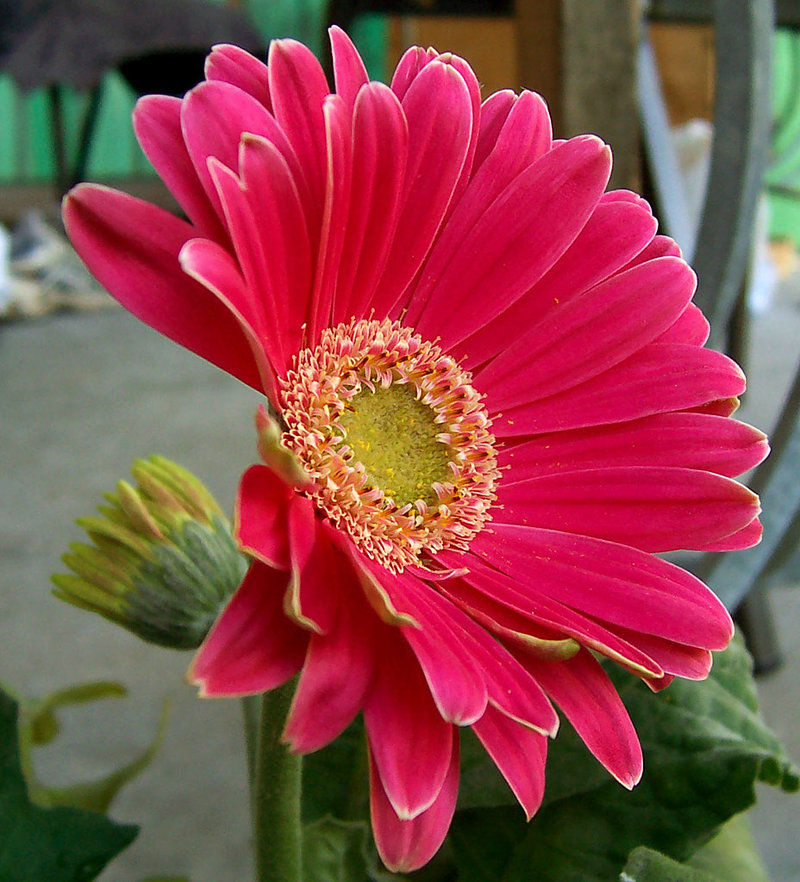
#> input picture artificial-intelligence/flower.png, 800 x 882 px, shrunk from 928 x 1024 before the run
$ jupyter execute image_processing.ipynb
#> lines starting #> are read from the running program, lines starting #| are printed output that depends on the picture
[cell 1]
import cv2
import seaborn
from matplotlib import pyplot

[cell 2]
image = cv2.imread("flower.png")
#> image is the input picture: shape (882, 800, 3); mean B, G, R 72.3, 68.9, 140.5

[cell 3]
pyplot.imshow(image)
pyplot.axis("off")
image = cv2.cvtColor(image, cv2.COLOR_BGR2RGB)

[cell 4]
red = image.copy()[:, :, 0]
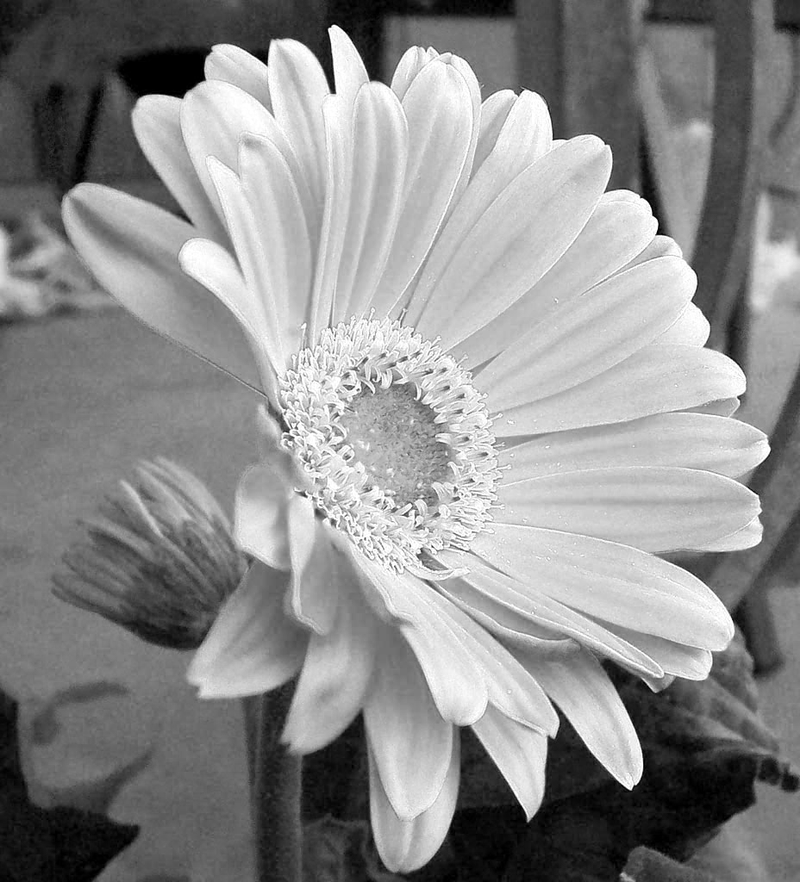
#> red: shape (882, 800); min 0, max 255, mean 140.5
green = image.copy()[:, :, 1]
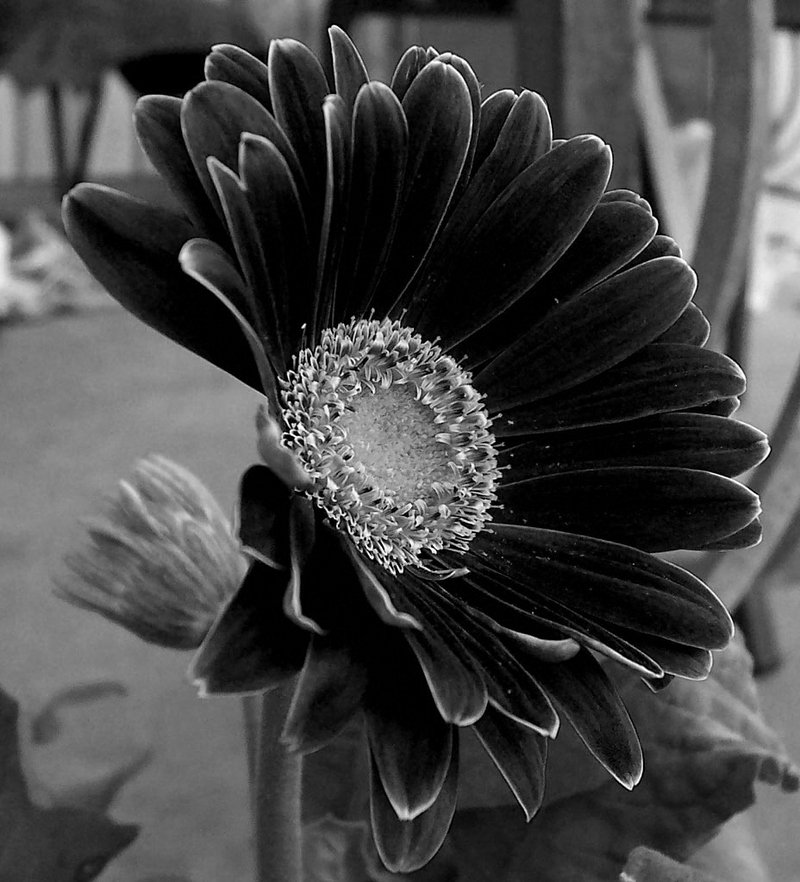
#> green: shape (882, 800); min 0, max 255, mean 68.9
blue = image.copy()[:, :, 2]
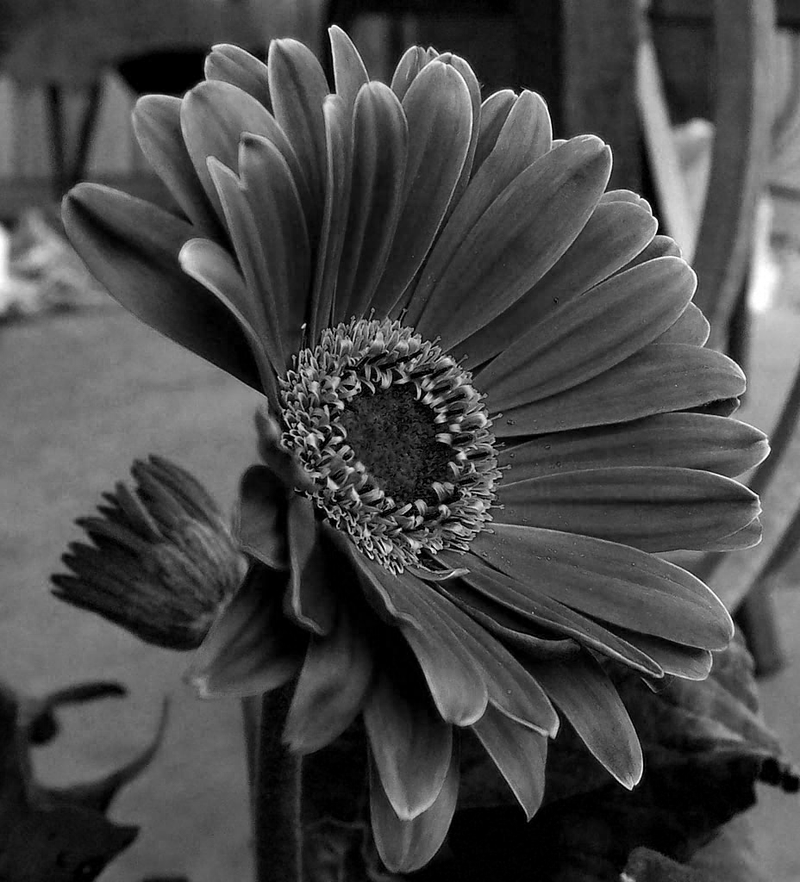
#> blue: shape (882, 800); min 0, max 255, mean 72.3

pyplot.imshow(red, cmap='Reds_r')
pyplot.imshow(green, cmap='Greens_r')
pyplot.imshow(blue, cmap='Blues_r')

seaborn.distplot(image.flatten())  #imprime o histograma usando o seaborn
pyplot.xlim([0, 256])
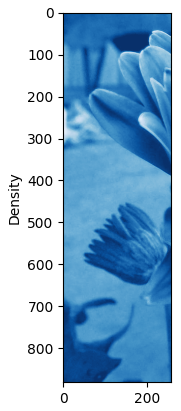
#> figure drawn by matplotlib, 1 panel
